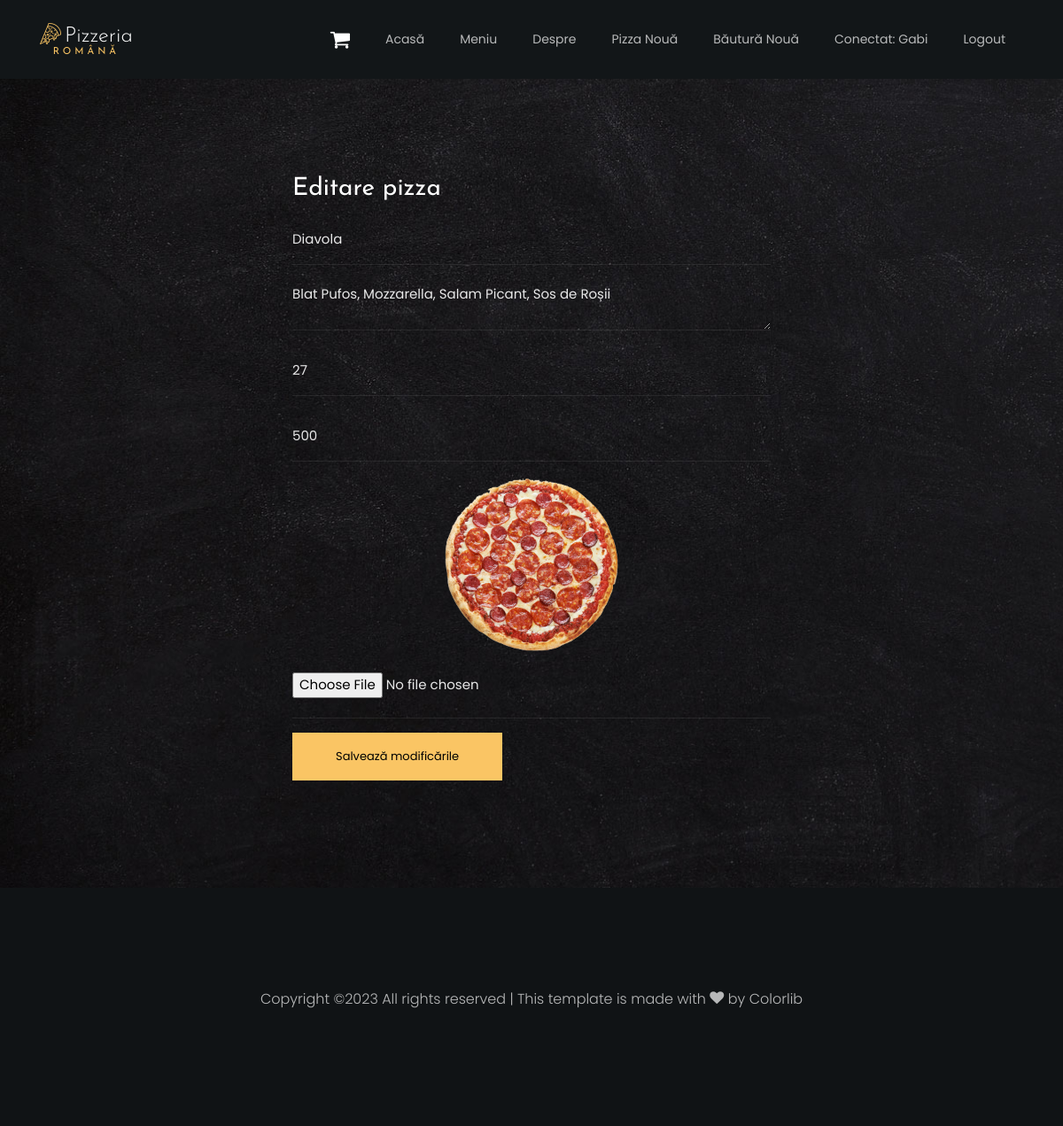
The app's page /edit.php?pizza=1 (signed in) with its own data.
### tables this page shows
CREATE TABLE `user` (
  `id` int NOT NULL,
  `lastname` varchar(50) NOT NULL,
  `firstname` varchar(50) NOT NULL,
  `email` varchar(50) NOT NULL,
  `phone` varchar(20) NOT NULL,
  `password` varchar(200) NOT NULL,
  `admin` tinyint(1) NOT NULL
);

CREATE TABLE `pizza` (
  `id` int NOT NULL,
  `name` varchar(50) NOT NULL,
  `ingredients` text NOT NULL,
  `price` float NOT NULL,
  `weight` float NOT NULL,
  `image` varchar(255) NOT NULL
);

### logger.php (called while the page is built, shortened)
<?php
require_once "database.php";
$db = new DataBase();
class Logger
{
    public static function GetUser()
    {
        if (isset($_SESSION['user-lastname']))
        {
            $user = array(
                'id' => $_SESSION['user-id'],
                'lastname' => $_SESSION['user-lastname'],
                'firstname' => $_SESSION['user-firstname'],
                'email' => $_SESSION['user-email'],
                'phone' => $_SESSION['user-phone'],
            );
            return $user;
        }
        return NULL;
    }
    public static function IsLogged()
    {
        return Logger::GetUser() != NULL;
    }
    public static function IsAdmin()
    {
        global $db;
        $user = Logger::GetUser();
        $db_user = $db->Get('user', 'email', $user['email']);
        if ($db_user != NULL && $db_user['admin'] == 1)
            return true;
        return false;
    }
}
?>

### database.php (called while the page is built, shortened)
<?php
class DataBase
{
    private $connection = NULL;
    public function __construct()
    {
        $this->connection = mysqli_connect('localhost', 'gabi', '2002', 'pizzeria')
        or die("Failed to connect: ".mysqli_error($this->connection));
    }
    public function Get($table, $column = NULL, $value = NULL, $sort = NULL, $sort_column = NULL)
    {
        if ($column == NULL || $value == NULL)
            $sql_command = "SELECT * FROM $table";
        else
            $sql_command = "SELECT * FROM $table WHERE $column = '$value'";
        $result = mysqli_query($this->connection, $sql_command) or die(mysqli_error($this->connection));
        if ($result->num_rows == 1)
            return mysqli_fetch_assoc($result);
        $arr = array();
        return $arr;
    }
}
?>

### edit.php (the view, shortened to what this page needs)
<?php
include "layout/head.php";
?>
<body>
<?php
include "layout/navbar.php";
if (!Logger::IsAdmin())
    header("Location: no-permission.php");
?>
<section class="ftco-section contact-section">
    <div class="container">
        <div class="row block-9">
            <div class="col-md-3"></div>
                <div class="col-md-6 ftco-animate">
                    <?php
                    if (isset($_GET['pizza']))
                    {
                        $pizza = $db->Get("pizza", "id", $_GET['pizza']);
                    ?>
                    <h3>Editare pizza</h3>
                    <form method="POST" action="#" class="contact-form" enctype="multipart/form-data">
                        <div class="form-group">
                            <input name="name" type="text" class="form-control" placeholder="Nume*" value="<?php echo $pizza['name']; ?>" required>
                        </div>
                        <div class="form-group">
                            <textarea name="ingredients" type="text" class="form-control" placeholder="Ingrediente*" required><?php echo $pizza['ingredients']; ?></textarea>
                        </div>
                        <div class="form-group">
                            <input name="price" type="number" step="0.5" class="form-control" placeholder="Preț*" value="<?php echo $pizza['price']; ?>" required>
                        </div>
                        <div class="form-group">
                            <input name="weight" type="number" step="0.5" class="form-control" placeholder="Gramaj*" value="<?php echo $pizza['weight']; ?>" required>
                        </div>
                        <div class="form-group text-center">
                            <img src="<?php echo $pizza['image']; ?>" alt="Încărcarea imaginii a eșuat" class="rounded mx-auto d-block" style="max-height:200px; max-width: 50%;">
                        </div>
                        <div class="form-group">
                            <input name="image" type="file" class="form-control" value="Imagine*">
                        </div>
                        <div class="form-group">
                            <input name="save-pizza" type="submit" value="Salvează modificările" class="btn btn-primary py-3 px-5">
                        </div>
                    </form>
                    <?php
                    }
                    ?>
                </div>
            </div>
        </div>
</section>
<?php
include "layout/end.php";
?>
</body>

### layout/navbar.php (shortened to what this page needs)
<?php
include "logger.php";
?>
<nav class="navbar navbar-expand-lg navbar-dark ftco_navbar bg-dark ftco-navbar-light" id="ftco-navbar">
	<div class="container">
	    <a class="navbar-brand" href="index.php"><span class="flaticon-pizza-1 mr-1"></span>Pizzeria<br><small>Română</small></a>
	    <div class="collapse navbar-collapse" id="ftco-nav">
	        <ul class="navbar-nav ml-auto">
				<li class="nav-item"><a href="cart.php" class="nav-link"><i class="fa fa-shopping-cart" style="font-size:24px;color:white"></i></a></li>
	            <li class="nav-item"><a href="index.php" class="nav-link">Acasă</a></li>
	            <li class="nav-item"><a href="menu.php" class="nav-link">Meniu</a></li>
	            <li class="nav-item"><a href="about.php" class="nav-link">Despre</a></li>
	            <?php
				if (!Logger::IsLogged())
				{
					echo "<li class='nav-item'><a href='login.php' class='nav-link'>Autentificare</a></li>";
				}
				else
				{
					$user = Logger::GetUser();
					if (Logger::IsAdmin())
					{
						echo "<li class='nav-item'><a href='add-pizza.php' class='nav-link'>Pizza Nouă</a></li>";
						echo "<li class='nav-item'><a href='add-drink.php' class='nav-link'>Băutură Nouă</a></li>";
					}
					echo "<li class='nav-item'><a href='' class='nav-link'>Conectat: ".$user['firstname']."</a></li>";
					echo "<li class='nav-item'><a href='logout.php' class='nav-link'>Logout</a></li>";
				}
				?>
	        </ul>
	    </div>
	</div>
</nav>

### records on screen
user: firstname "Gabi"
pizza: name "Diavola", ingredients "Blat Pufos, Mozzarella, Salam Picant, Sos de Roșii", price "27", weight "500", image (picture)
